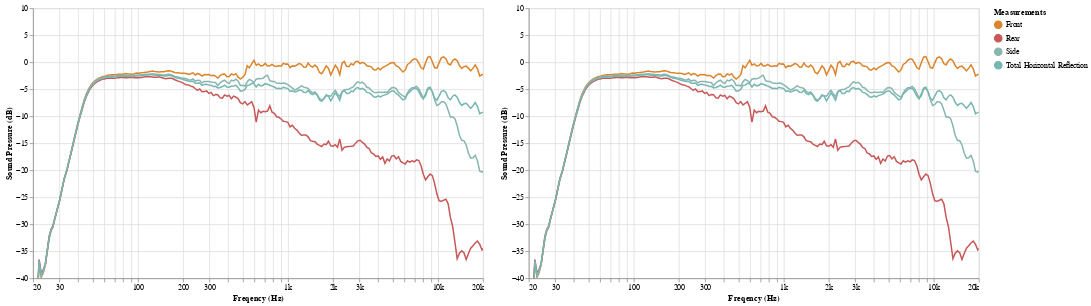

The notebook cell saved with this chart:
### Code cell
graphs['Horizontal Reflections']

### Figure 1 — Vega-Lite specification as saved in the notebook (floating-point values rounded to 4 significant figures; data arrays with more than 128 entries replaced by an {"elided": "..."} marker saying what was removed)
{"config": {"view": {"continuousWidth": 400, "continuousHeight": 300}}, "hconcat": [{"layer": [{"mark": {"type": "circle", "size": 100}, "encoding": {"color": {"type": "nominal", "field": "Measurements", "scale": {"domain": ["Front", "Rear", "Side", "Total Horizontal Reflection"], "range": ["#dc842a", "#c85857", "#89b5b1", "#76b7b2"]}, "sort": null}, "opacity": {"condition": {"value": 1, "selection": "selector001"}, "value": 0}, "tooltip": [{"type": "nominal", "field": "Measurements"}, {"type": "quantitative", "field": "Freq"}, {"type": "quantitative", "field": "dB"}], "x": {"type": "quantitative", "field": "Freq", "scale": {"domain": [20, 20000], "type": "log"}}, "y": {"type": "quantitative", "field": "dB", "scale": {"domain": [-40, 10], "zero": false}}}, "selection": {"selector016": {"type": "multi", "fields": ["Measurements"], "bind": "legend"}, "selector017": {"type": "interval", "bind": "scales"}, "selector001": {"type": "single", "nearest": true, "on": "mouseover", "fields": ["Freq"], "empty": "none"}}}, {"mark": "line", "encoding": {"color": {"type": "nominal", "field": "Measurements", "scale": {"domain": ["Front", "Rear", "Side", "Total Horizontal Reflection"], "range": ["#dc842a", "#c85857", "#89b5b1", "#76b7b2"]}, "sort": null}, "opacity": {"condition": {"value": 1, "selection": "selector016"}, "value": 0.2}, "x": {"type": "quantitative", "axis": {"format": "~s"}, "field": "Freq", "scale": {"base": 10, "domain": [20, 20000], "nice": false, "type": "log"}, "title": "Freqency (Hz)"}, "y": {"type": "quantitative", "field": "dB", "scale": {"domain": [-40, 10], "zero": false}, "title": "Sound Pressure (dB)"}}, "height": 360, "width": 600}], "data": {"name": "data-15c29495b044cdbf3e3807e2965533bf"}}, {"layer": [{"mark": {"type": "circle", "size": 100}, "encoding": {"color": {"type": "nominal", "field": "Measurements", "scale": {"domain": ["Front", "Rear", "Side", "Total Horizontal Reflection"], "range": ["#dc842a", "#c85857", "#89b5b1", "#76b7b2"]}, "sort": null}, "opacity": {"condition": {"value": 1, "selection": "selector001"}, "value": 0}, "tooltip": [{"type": "nominal", "field": "Measurements"}, {"type": "quantitative", "field": "Freq"}, {"type": "quantitative", "field": "dB"}], "x": {"type": "quantitative", "field": "Freq", "scale": {"domain": [20, 20000], "type": "log"}}, "y": {"type": "quantitative", "field": "dB", "scale": {"domain": [-40, 10], "zero": false}}}, "selection": {"selector018": {"type": "multi", "fields": ["Measurements"], "bind": "legend"}, "selector019": {"type": "interval", "bind": "scales"}, "selector001": {"type": "single", "nearest": true, "on": "mouseover", "fields": ["Freq"], "empty": "none"}}}, {"mark": "line", "encoding": {"color": {"type": "nominal", "field": "Measurements", "scale": {"domain": ["Front", "Rear", "Side", "Total Horizontal Reflection"], "range": ["#dc842a", "#c85857", "#89b5b1", "#76b7b2"]}, "sort": null}, "opacity": {"condition": {"value": 1, "selection": "selector018"}, "value": 0.2}, "x": {"type": "quantitative", "axis": {"format": "~s"}, "field": "Freq", "scale": {"base": 10, "domain": [20, 20000], "nice": false, "type": "log"}, "title": "Freqency (Hz)"}, "y": {"type": "quantitative", "field": "dB", "scale": {"domain": [-40, 10], "zero": false}, "title": "Sound Pressure (dB)"}}, "height": 360, "width": 600}], "data": {"name": "data-15c29495b044cdbf3e3807e2965533bf"}}], "$schema": "https://vega.github.io/schema/vega-lite/v4.8.1.json", "datasets": {"data-15c29495b044cdbf3e3807e2965533bf": {"elided": "800 records"}}}
